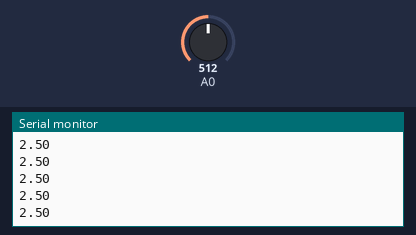
The sketch below on a simulated Arduino Uno, built with avr-gcc and run on an emulated ATmega328P. On the bench: the last lines printed to the serial monitor. The test bench sets the inputs (shaded band); at power-on: A0 = 512.

Above: at 1.2 s.
1.3 s: A0 set to 716
At 2.3 s:
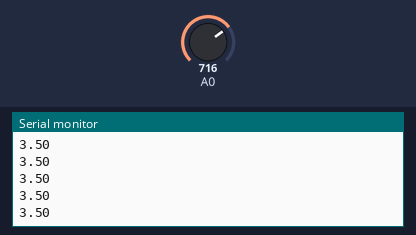
2.8 s: A0 set to 900
At 3.8 s:
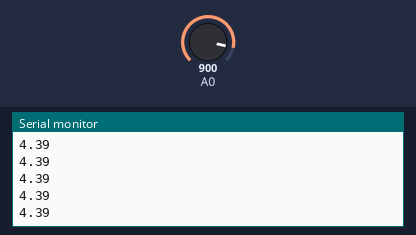
Timing chart, 0 to 5.8 s (numbered marks = the images above; inputs shaded):
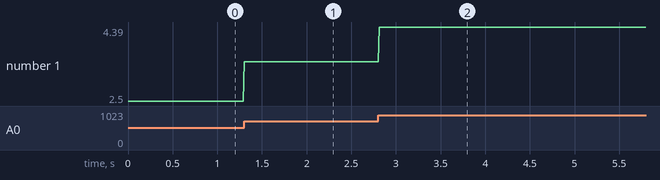

The sketch:

arduino_cruthes.ino
```cpp
void setup() {
  Serial.begin(115200);
}

void loop() {
  // read ADC0
  int adc0_value = analogRead(A0);
  float voltage_value = adc0_value * (5.0f / 1024.0f);
  Serial.print(voltage_value);
  Serial.print("\n");

  // delay 10ms
  delay(10);
}
```

Measured:
- after the input at 1.3 s, the serial monitor: prints a new line at once (image 1)
- after the input at 2.8 s, the serial monitor: prints a new line at once (image 2)
- plotted number 1: 2.5 → 3.5 after the input at 1.3 s, 3.5 → 4.39 after the input at 2.8 s
